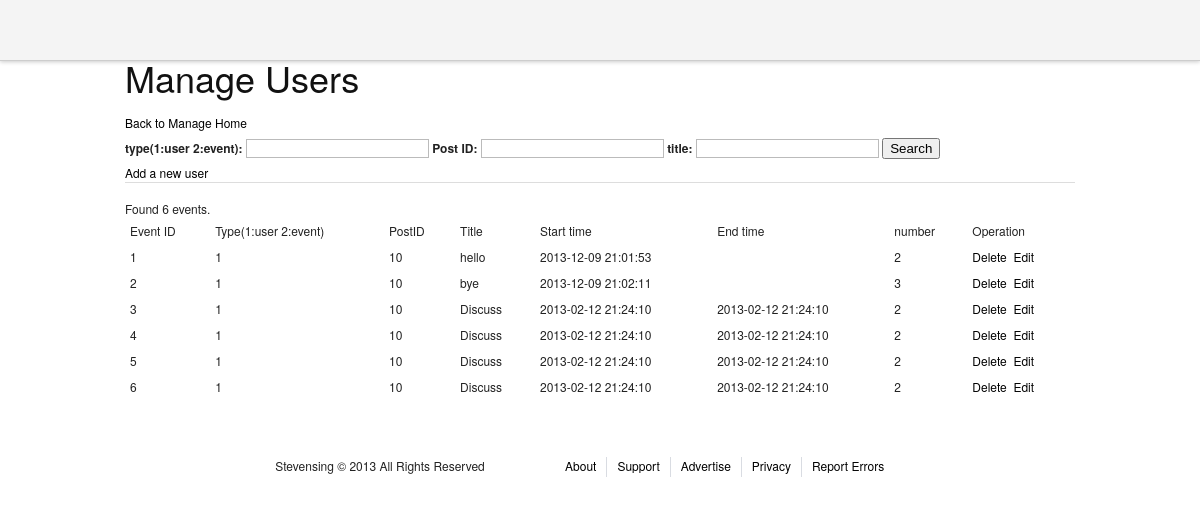
The app's page /admin/managevents.php, older data.
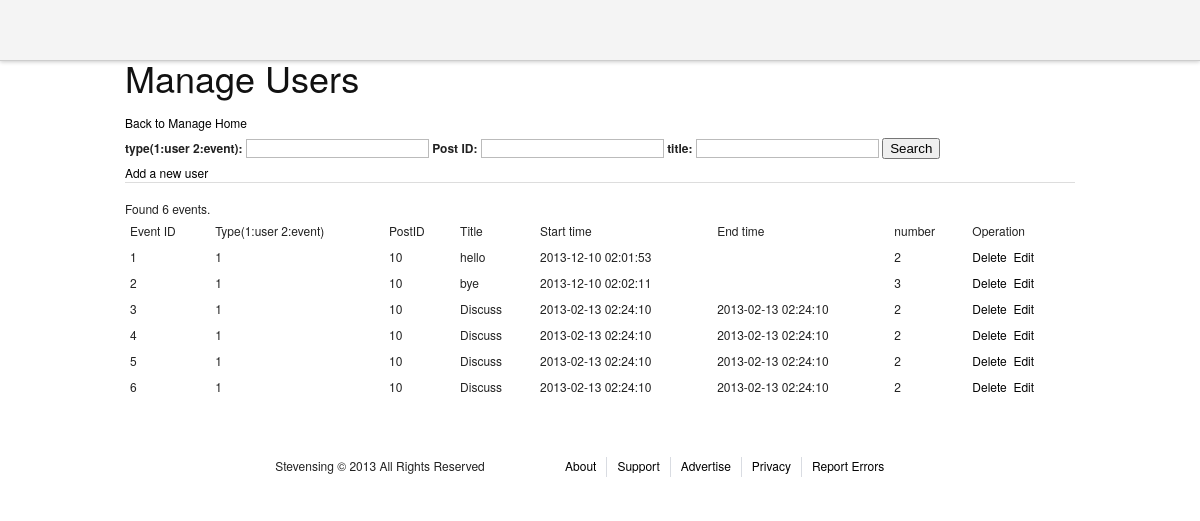
The same page, newer data.
### tables this page shows
CREATE TABLE IF NOT EXISTS `events` (
  `event_id` int(11) NOT NULL AUTO_INCREMENT,
  `entity_id` int(11) NOT NULL,
  `entity_type` tinyint(4) NOT NULL,
  `title` varchar(200) NOT NULL,
  `content` varchar(600) NOT NULL,
  `starttime` timestamp NULL DEFAULT NULL,
  `endtime` timestamp NULL DEFAULT NULL,
  `number` smallint(6) DEFAULT NULL,
  `timestamp` timestamp NOT NULL DEFAULT CURRENT_TIMESTAMP ON UPDATE CURRENT_TIMESTAMP,
  PRIMARY KEY (`event_id`)
);

### admin/managevents.php (the view, shortened to what this page needs)
<?php
include "header.php";
include "mysqli_connection.php";
?>
<div>
<h1>Manage Users</h1>
<a href = "adminhome.php">Back to Manage Home</a>
</div>
<div>
<form action = "#" method = "GET">
<label for = "type">type(1:user 2:event): </label><input type = "text" name = "type" value = "<?php echo isset($_GET['type'])?$_GET['type']:"";?>" />
<label for = "PostID">Post ID: </label><input type = "text" name = "PostID" value = "<?php echo isset($_GET['PostID'])?$_GET['PostID']:"";?>" />
<label for = "title">title: </label><input type = "text" name = "title"  value = "<?php echo isset($_GET['title'])?$_GET['title']:"";?>" />
<input type = "submit" value = "Search" />
</form>
</div>
<div>
<a href="editevents.php">Add a new user</a>
</div>
<hr />
<div>
<table>
<thead >
<td>Event ID</td><td>Type(1:user 2:event)</td><td>PostID</td><td>Title</td><td>Start time</td><td>End time</td><td>number</td><td>Operation</td>
</thead>
<tbody>
<?php
$filter = "true";
$perNumber = 25;
if(isset($_GET['page']))$page = $_GET['page'];
else $page=1;
$count = $mysqli->query("select count(*) from events WHERE " . $filter . ";");
$rs = mysqli_fetch_array($count);
$totalNumber = $rs[0];
if ($totalNumber == 0){
        echo "<div><font color='red'>No result!</font></div>";
}
else{
        echo "<div>Found " . $totalNumber. " events.</div>";
}
$startCount = ($page - 1) * $perNumber;
$result = $mysqli->query("select * from events WHERE (" . $filter .") LIMIT $startCount, $perNumber");
if ($result){
        while ($row = mysqli_fetch_array($result)){
?>
<tr>
<td><?php echo $row["event_id"];?></td>
<td><?php echo $row["entity_type"];?></td>
<td><?php echo $row["entity_id"];?></td>
<td><?php echo $row["title"];?></td>
<td><?php echo $row["starttime"];?></td>
<td><?php echo $row["endtime"];?></td>
<td><?php echo $row["number"];?></td>
<td><a href="javascript:" onclick = "show_delete_yes(this,<?php echo $row['event_id'];?>);" >Delete</a>&nbsp&nbsp<a href="editcourse.php?id=<?php echo $row['event_id'];?>">Edit</a></td>
</tr>
</tbody>
<?php
        }
 }
?>
</table>
</div>
<?php
include "footer.php";

Row changes from the older to the newer data that the page shows:
changed events "hello": starttime "2013-12-09 21:01:53" → "2013-12-10 02:01:53"
changed events "bye": starttime "2013-12-09 21:02:11" → "2013-12-10 02:02:11"
changed events id 3: starttime "2013-02-12 21:24:10" → "2013-02-13 02:24:10"; endtime "2013-02-12 21:24:10" → "2013-02-13 02:24:10"
changed events id 4: starttime "2013-02-12 21:24:10" → "2013-02-13 02:24:10"; endtime "2013-02-12 21:24:10" → "2013-02-13 02:24:10"
changed events id 5: starttime "2013-02-12 21:24:10" → "2013-02-13 02:24:10"; endtime "2013-02-12 21:24:10" → "2013-02-13 02:24:10"
changed events id 6: starttime "2013-02-12 21:24:10" → "2013-02-13 02:24:10"; endtime "2013-02-12 21:24:10" → "2013-02-13 02:24:10"
